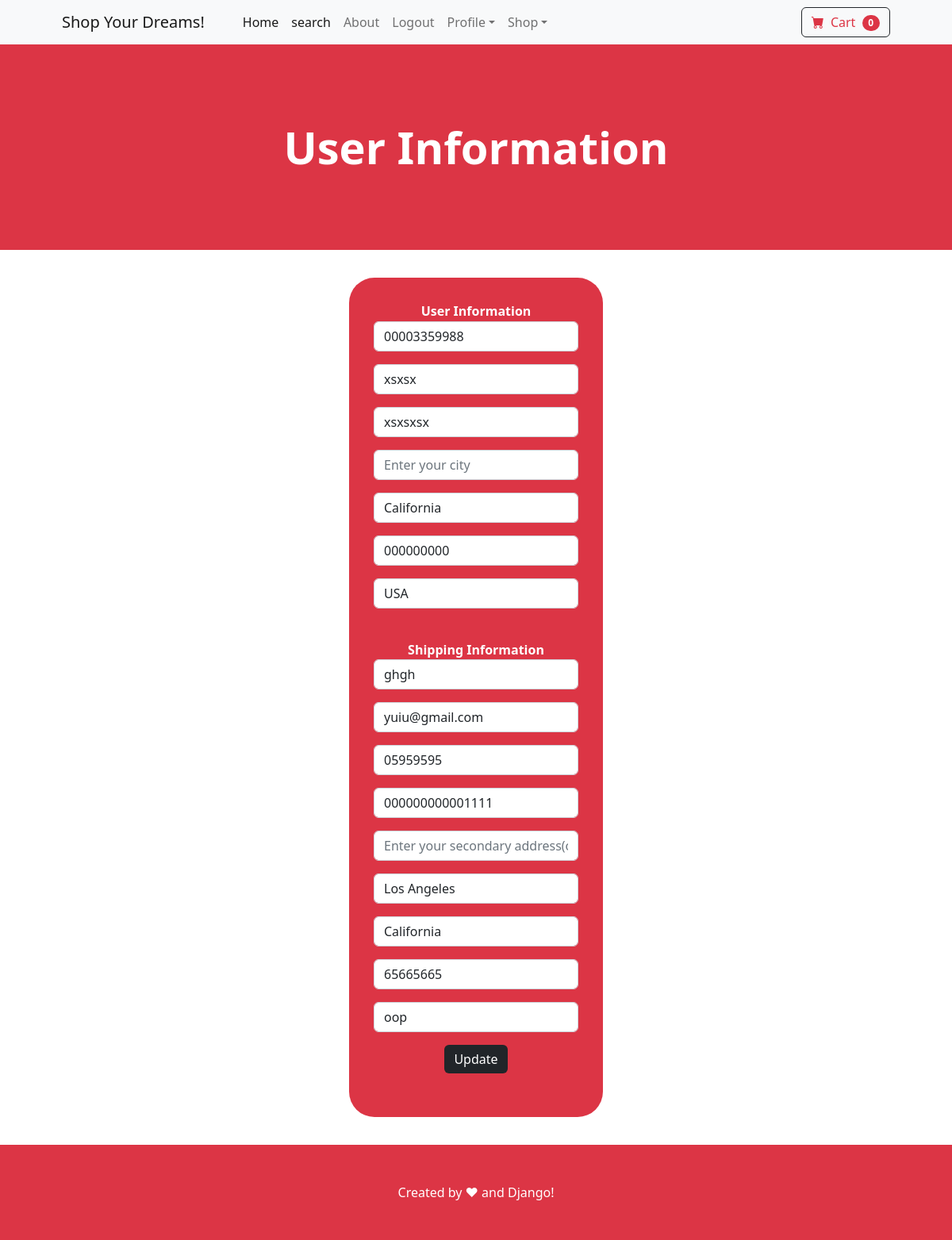
The page /update_info/ (signed in) on the database its author committed.
### shop/models.py (models this page shows, shortened)
class Profile(models.Model):
    user=models.OneToOneField(User,on_delete = models.CASCADE)
    date_modified=models.DateTimeField(User,auto_now = True)
    phone=models.CharField(max_length=25 , blank=True)
    address1=models.CharField(max_length=250 , blank=True)
    address2=models.CharField(max_length=250 , blank=True)
    city=models.CharField(max_length=25 , blank=True)
    state=models.CharField(max_length=25 , blank=True)
    zipcode=models.CharField(max_length=25 , blank=True)
    country=models.CharField(max_length=25 , blank=True)
    old_cart=models.CharField(max_length=200, blank=True, null=True)

### payment/models.py (models this page shows, shortened)
class ShippingAddress(models.Model):
    user=models.ForeignKey(User,on_delete=models.CASCADE,null=True,blank=True)
    shipping_full_name=models.CharField(max_length=250,blank=True)
    shipping_email=models.CharField(max_length=300,blank=True)
    shipping_phone=models.CharField(max_length=25,blank=True)
    shipping_address1=models.CharField(max_length=250,blank=True)
    shipping_address2=models.CharField(max_length=250, blank=True, null=True)
    shipping_city=models.CharField(max_length=25,blank=True)
    shipping_state=models.CharField(max_length=25,blank=True)
    shipping_zipcode=models.CharField(max_length=25,blank=True)
    shipping_country=models.CharField(max_length=25,blank=True)
    class Meta:
        verbose_name_plural='Shipping Address'

### shop/views.py (the view)
# urls.py: path("update_info/",views.update_info,name="update_info"),
def update_info(req):
    if req.user.is_authenticated:
        current_user=get_object_or_404(Profile, user__id=req.user.id)
        shipping_user=get_object_or_404(ShippingAddress,user__id=req.user.id)
        user_form=UpdateUserInfo(req.POST or None,instance = current_user)
        shipping_form=ShippingForm(req.POST or None,instance = shipping_user)
        if user_form.is_valid() or shipping_form.is_valid() :
            user_form.save()
            shipping_form.save()
            messages.success(req,'Great! Your user information was updated')
            return redirect('home')
        return render(req,'update_info.html',{'update_info': user_form, 'shipping_form': shipping_form})
    else:
        messages.success(req,'Please log in first')
        return redirect('home')

### cart/cart.py (called while the page is built)
    def __len__(self):
        return len(self.cart)

### cart/context_processors.py (called while the page is built)
def cart(req):
    return {'cart': Cart(req)}

### shop/templates/update_info.html (shortened to what this page needs)
{%extends 'base.html'%}
{%block content%}
<header class="bg-danger text-light py-5">
    <div class="container px-4 px-lg-5 my-5">
        <div class="text-center text-white">
            <h1 class="display-4 fw-bolder">User Information</h1>
        </div>
    </div>
</header>
<div style="display:flex ;flex-direction: column;align-items: center; padding:35px">
    <div class="bg-danger text.light" style="padding:30px;border-radius:2rem;text-align:center;">
        <strong style="color:white;">User Information</strong>
        <br>
        <form  style="width:260px;padding:1px;text-align:center;" method="POST" action="{% url 'update_info' %}">
                {{update_info.as_p}}
                <br>
            <strong  style="color:white;">Shipping Information</strong>
            <br>
                {{shipping_form.as_p}}
            <button type="submit" style="border: none" class="btn btn-dark">Update</button>
        </form>
        <br>
    </div>
</div>
{%endblock%}

### shop/templates/base.html (style rules this page uses)
.btn { transition: transform 3s linear 4s !important; }

### rows shown on the page
Profile: phone "00003359988", address1 "xsxsx", address2 "xsxsxsx", state "California", zipcode "000000000", country "USA"
ShippingAddress: shipping_full_name "ghgh", shipping_email "yuiu@gmail.com", shipping_phone "05959595", shipping_address1 "000000000001111", shipping_city "Los Angeles", shipping_state "California", shipping_zipcode "65665665", shipping_country "oop"

### other values the page prints
{{ cart|length }} "0"
